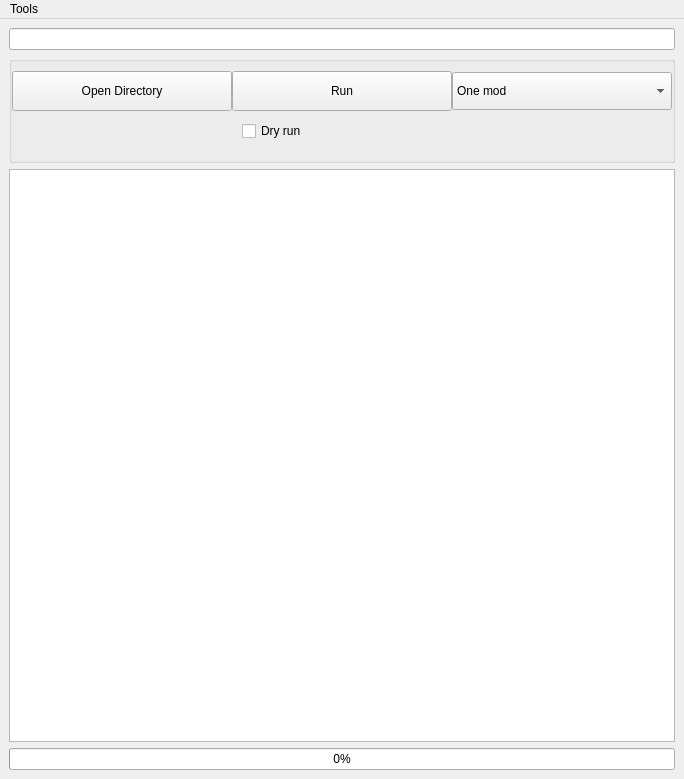
<?xml version="1.0" encoding="UTF-8"?>
<ui version="4.0">
 <class>UiBase</class>
 <widget class="QMainWindow" name="UiBase">
  <property name="geometry">
   <rect>
    <x>0</x>
    <y>0</y>
    <width>684</width>
    <height>779</height>
   </rect>
  </property>
  <property name="sizePolicy">
   <sizepolicy hsizetype="Expanding" vsizetype="Expanding">
    <horstretch>0</horstretch>
    <verstretch>0</verstretch>
   </sizepolicy>
  </property>
  <property name="cursor">
   <cursorShape>ArrowCursor</cursorShape>
  </property>
  <property name="windowTitle">
   <string>Cathedral Assets Optimizer : UiBase</string>
  </property>
  <property name="whatsThis">
   <string>Will write which files would be affected, without actually processing them</string>
  </property>
  <widget class="QWidget" name="centralwidget">
   <layout class="QVBoxLayout" name="verticalLayout">
    <item>
     <widget class="QLineEdit" name="userPathTextEdit">
      <property name="sizePolicy">
       <sizepolicy hsizetype="Minimum" vsizetype="Fixed">
        <horstretch>0</horstretch>
        <verstretch>0</verstretch>
       </sizepolicy>
      </property>
     </widget>
    </item>
    <item>
     <widget class="QGroupBox" name="mainGroupBox">
      <property name="sizePolicy">
       <sizepolicy hsizetype="Preferred" vsizetype="Fixed">
        <horstretch>0</horstretch>
        <verstretch>0</verstretch>
       </sizepolicy>
      </property>
      <property name="maximumSize">
       <size>
        <width>16777215</width>
        <height>16777215</height>
       </size>
      </property>
      <property name="title">
       <string/>
      </property>
      <property name="flat">
       <bool>false</bool>
      </property>
      <layout class="QGridLayout" name="gridLayout_3">
       <property name="leftMargin">
        <number>0</number>
       </property>
       <property name="topMargin">
        <number>9</number>
       </property>
       <property name="rightMargin">
        <number>0</number>
       </property>
       <property name="spacing">
        <number>0</number>
       </property>
       <item row="0" column="1" alignment="Qt::AlignHCenter">
        <widget class="QPushButton" name="processButton">
         <property name="sizePolicy">
          <sizepolicy hsizetype="Fixed" vsizetype="Fixed">
           <horstretch>0</horstretch>
           <verstretch>0</verstretch>
          </sizepolicy>
         </property>
         <property name="minimumSize">
          <size>
           <width>220</width>
           <height>40</height>
          </size>
         </property>
         <property name="maximumSize">
          <size>
           <width>230</width>
           <height>16777215</height>
          </size>
         </property>
         <property name="text">
          <string>Run</string>
         </property>
        </widget>
       </item>
       <item row="0" column="2" alignment="Qt::AlignHCenter">
        <widget class="QComboBox" name="modeChooserComboBox">
         <property name="sizePolicy">
          <sizepolicy hsizetype="Fixed" vsizetype="Fixed">
           <horstretch>0</horstretch>
           <verstretch>0</verstretch>
          </sizepolicy>
         </property>
         <property name="minimumSize">
          <size>
           <width>220</width>
           <height>38</height>
          </size>
         </property>
         <property name="maximumSize">
          <size>
           <width>230</width>
           <height>16777215</height>
          </size>
         </property>
         <item>
          <property name="text">
           <string>One mod</string>
          </property>
         </item>
         <item>
          <property name="text">
           <string>Several mods (MO)</string>
          </property>
         </item>
        </widget>
       </item>
       <item row="1" column="1" alignment="Qt::AlignHCenter|Qt::AlignVCenter">
        <widget class="QCheckBox" name="dryRunCheckBox">
         <property name="sizePolicy">
          <sizepolicy hsizetype="Expanding" vsizetype="Fixed">
           <horstretch>0</horstretch>
           <verstretch>0</verstretch>
          </sizepolicy>
         </property>
         <property name="minimumSize">
          <size>
           <width>200</width>
           <height>40</height>
          </size>
         </property>
         <property name="maximumSize">
          <size>
           <width>200</width>
           <height>16777215</height>
          </size>
         </property>
         <property name="sizeIncrement">
          <size>
           <width>100</width>
           <height>0</height>
          </size>
         </property>
         <property name="baseSize">
          <size>
           <width>140</width>
           <height>40</height>
          </size>
         </property>
         <property name="cursor">
          <cursorShape>WhatsThisCursor</cursorShape>
         </property>
         <property name="toolTip">
          <string>&lt;html&gt;&lt;head/&gt;&lt;body&gt;&lt;p&gt;Will list all files that would be modified, without actually processing them.&lt;/p&gt;&lt;/body&gt;&lt;/html&gt;</string>
         </property>
         <property name="autoFillBackground">
          <bool>false</bool>
         </property>
         <property name="text">
          <string>Dry run</string>
         </property>
        </widget>
       </item>
       <item row="0" column="0" alignment="Qt::AlignHCenter">
        <widget class="QPushButton" name="userPathButton">
         <property name="sizePolicy">
          <sizepolicy hsizetype="Fixed" vsizetype="Fixed">
           <horstretch>0</horstretch>
           <verstretch>0</verstretch>
          </sizepolicy>
         </property>
         <property name="minimumSize">
          <size>
           <width>220</width>
           <height>40</height>
          </size>
         </property>
         <property name="maximumSize">
          <size>
           <width>230</width>
           <height>16777215</height>
          </size>
         </property>
         <property name="text">
          <string>Open Directory</string>
         </property>
        </widget>
       </item>
      </layout>
     </widget>
    </item>
    <item>
     <widget class="QPlainTextEdit" name="plainTextEdit"/>
    </item>
    <item>
     <widget class="QProgressBar" name="progressBar">
      <property name="value">
       <number>0</number>
      </property>
     </widget>
    </item>
   </layout>
  </widget>
  <widget class="QMenuBar" name="menuBar">
   <property name="geometry">
    <rect>
     <x>0</x>
     <y>0</y>
     <width>684</width>
     <height>20</height>
    </rect>
   </property>
   <widget class="QMenu" name="menuTools">
    <property name="title">
     <string>Tools</string>
    </property>
    <widget class="QMenu" name="menuPLOG_verbosity">
     <property name="title">
      <string>Log verbosity</string>
     </property>
     <addaction name="actionLogVerbosityTrace"/>
     <addaction name="actionLogVerbosityNote"/>
     <addaction name="actionLogVerbosityInfo"/>
    </widget>
    <addaction name="menuPLOG_verbosity"/>
    <addaction name="actionChangeTheme"/>
    <addaction name="actionSelect_game"/>
   </widget>
   <addaction name="menuTools"/>
  </widget>
  <action name="actionChangeTheme">
   <property name="text">
    <string>Select theme</string>
   </property>
  </action>
  <action name="actionLogVerbosityTrace">
   <property name="checkable">
    <bool>true</bool>
   </property>
   <property name="text">
    <string>Max</string>
   </property>
   <property name="toolTip">
    <string>Maximal</string>
   </property>
   <property name="statusTip">
    <string>Use it only if you want to report a bug</string>
   </property>
   <property name="whatsThis">
    <string/>
   </property>
  </action>
  <action name="actionLogVerbosityNote">
   <property name="checkable">
    <bool>true</bool>
   </property>
   <property name="text">
    <string>Medium</string>
   </property>
   <property name="statusTip">
    <string>Normal log</string>
   </property>
   <property name="whatsThis">
    <string/>
   </property>
  </action>
  <action name="actionLogVerbosityInfo">
   <property name="checkable">
    <bool>true</bool>
   </property>
   <property name="text">
    <string>Low</string>
   </property>
   <property name="statusTip">
    <string>Will show nearly no information</string>
   </property>
  </action>
  <action name="actionSelect_game">
   <property name="text">
    <string>Select game</string>
   </property>
  </action>
 </widget>
 <resources/>
 <connections/>
</ui>
